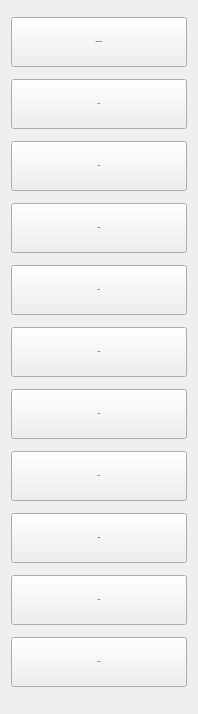
        <widget class="QWidget" name="scrollAreaWidgetContents_2">
         <property name="geometry">
          <rect>
           <x>0</x>
           <y>0</y>
           <width>198</width>
           <height>714</height>
          </rect>
         </property>
         <layout class="QVBoxLayout" name="verticalLayout">
          <item>
           <widget class="QPushButton" name="btn_hira">
            <property name="enabled">
             <bool>true</bool>
            </property>
            <property name="minimumSize">
             <size>
              <width>0</width>
              <height>50</height>
             </size>
            </property>
            <property name="font">
             <font>
              <pointsize>-1</pointsize>
              <weight>99</weight>
              <bold>true</bold>
             </font>
            </property>
            <property name="text">
             <string>Bảng chữ cái</string>
            </property>
           </widget>
          </item>
          <item>
           <widget class="QPushButton" name="btn_bai1">
            <property name="minimumSize">
             <size>
              <width>0</width>
              <height>50</height>
             </size>
            </property>
            <property name="font">
             <font>
              <pointsize>-1</pointsize>
              <weight>99</weight>
              <bold>true</bold>
             </font>
            </property>
            <property name="text">
             <string>Bài 1</string>
            </property>
           </widget>
          </item>
          <item>
           <widget class="QPushButton" name="btn_bai2">
            <property name="minimumSize">
             <size>
              <width>0</width>
              <height>50</height>
             </size>
            </property>
            <property name="font">
             <font>
              <pointsize>-1</pointsize>
              <weight>99</weight>
              <bold>true</bold>
             </font>
            </property>
            <property name="text">
             <string>Bài 2</string>
            </property>
           </widget>
          </item>
          <item>
           <widget class="QPushButton" name="btn_bai3">
            <property name="minimumSize">
             <size>
              <width>0</width>
              <height>50</height>
             </size>
            </property>
            <property name="font">
             <font>
              <pointsize>-1</pointsize>
              <weight>99</weight>
              <bold>true</bold>
             </font>
            </property>
            <property name="text">
             <string>Bài 3</string>
            </property>
           </widget>
          </item>
          <item>
           <widget class="QPushButton" name="btn_bai4">
            <property name="minimumSize">
             <size>
              <width>0</width>
              <height>50</height>
             </size>
            </property>
            <property name="font">
             <font>
              <pointsize>-1</pointsize>
              <weight>99</weight>
              <bold>true</bold>
             </font>
            </property>
            <property name="text">
             <string>Bài 4</string>
            </property>
           </widget>
          </item>
          <item>
           <widget class="QPushButton" name="btn_bai5">
            <property name="minimumSize">
             <size>
              <width>0</width>
              <height>50</height>
             </size>
            </property>
            <property name="font">
             <font>
              <pointsize>-1</pointsize>
              <weight>99</weight>
              <bold>true</bold>
             </font>
            </property>
            <property name="text">
             <string>Bài 5</string>
            </property>
           </widget>
          </item>
          <item>
           <widget class="QPushButton" name="btn_bai6">
            <property name="minimumSize">
             <size>
              <width>0</width>
              <height>50</height>
             </size>
            </property>
            <property name="font">
             <font>
              <pointsize>-1</pointsize>
              <weight>99</weight>
              <bold>true</bold>
             </font>
            </property>
            <property name="text">
             <string>Bài 6</string>
            </property>
           </widget>
          </item>
          <item>
           <widget class="QPushButton" name="btn_bai7">
            <property name="minimumSize">
             <size>
              <width>0</width>
              <height>50</height>
             </size>
            </property>
            <property name="font">
             <font>
              <pointsize>-1</pointsize>
              <weight>99</weight>
              <bold>true</bold>
             </font>
            </property>
            <property name="text">
             <string>Bài 7</string>
            </property>
           </widget>
          </item>
          <item>
           <widget class="QPushButton" name="btn_bai8">
            <property name="minimumSize">
             <size>
              <width>0</width>
              <height>50</height>
             </size>
            </property>
            <property name="font">
             <font>
              <pointsize>-1</pointsize>
              <weight>99</weight>
              <bold>true</bold>
             </font>
            </property>
            <property name="text">
             <string>Bài 8</string>
            </property>
           </widget>
          </item>
          <item>
           <widget class="QPushButton" name="btn_bai9">
            <property name="minimumSize">
             <size>
              <width>0</width>
              <height>50</height>
             </size>
            </property>
            <property name="font">
             <font>
              <pointsize>-1</pointsize>
              <weight>99</weight>
              <bold>true</bold>
             </font>
            </property>
            <property name="text">
             <string>Bài 9</string>
            </property>
           </widget>
          </item>
          <item>
           <widget class="QPushButton" name="btn_bai10">
            <property name="minimumSize">
             <size>
              <width>0</width>
              <height>50</height>
             </size>
            </property>
            <property name="font">
             <font>
              <pointsize>-1</pointsize>
              <weight>99</weight>
              <bold>true</bold>
             </font>
            </property>
            <property name="text">
             <string>Bài 10</string>
            </property>
           </widget>
          </item>
         </layout>
        </widget>
